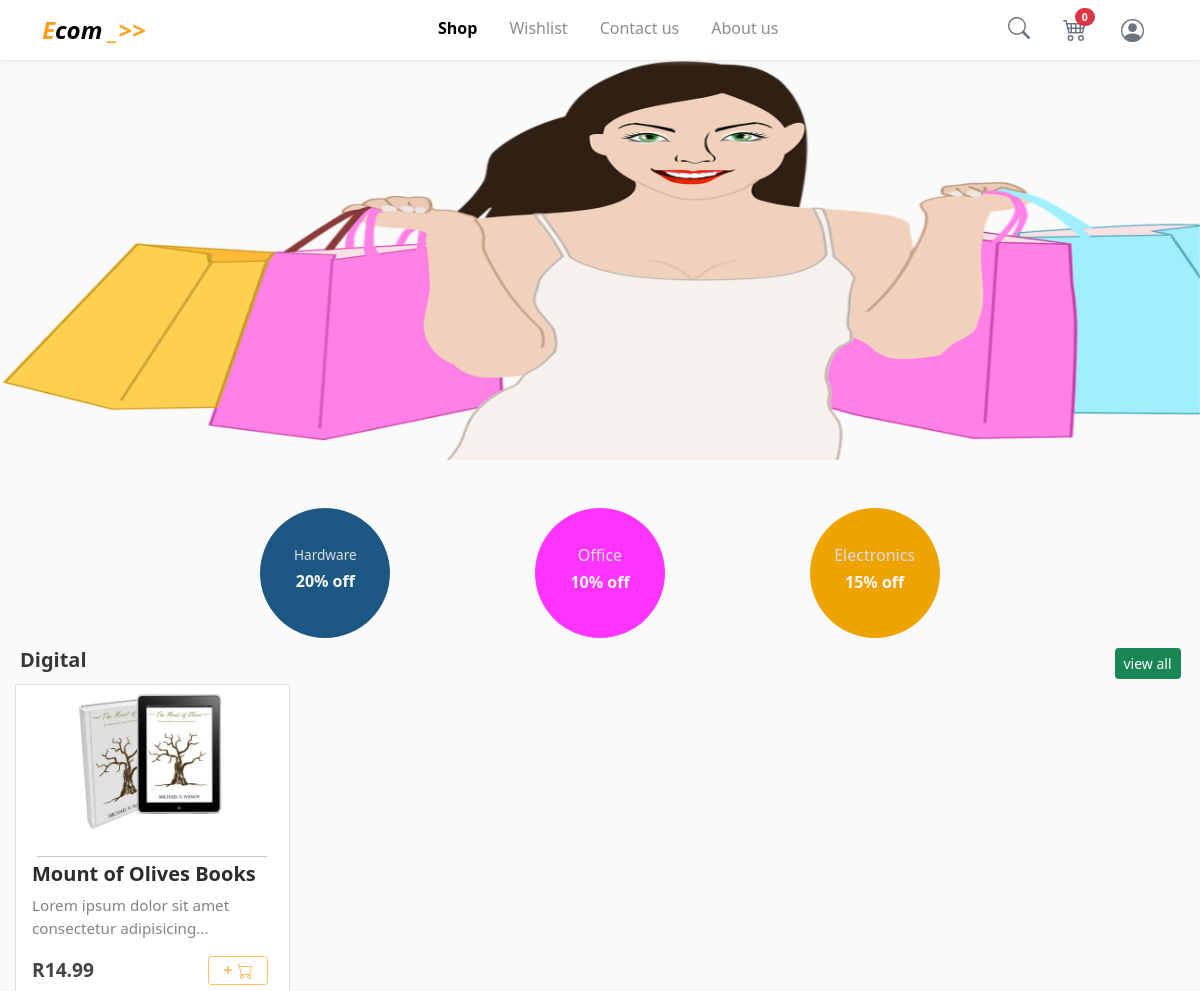
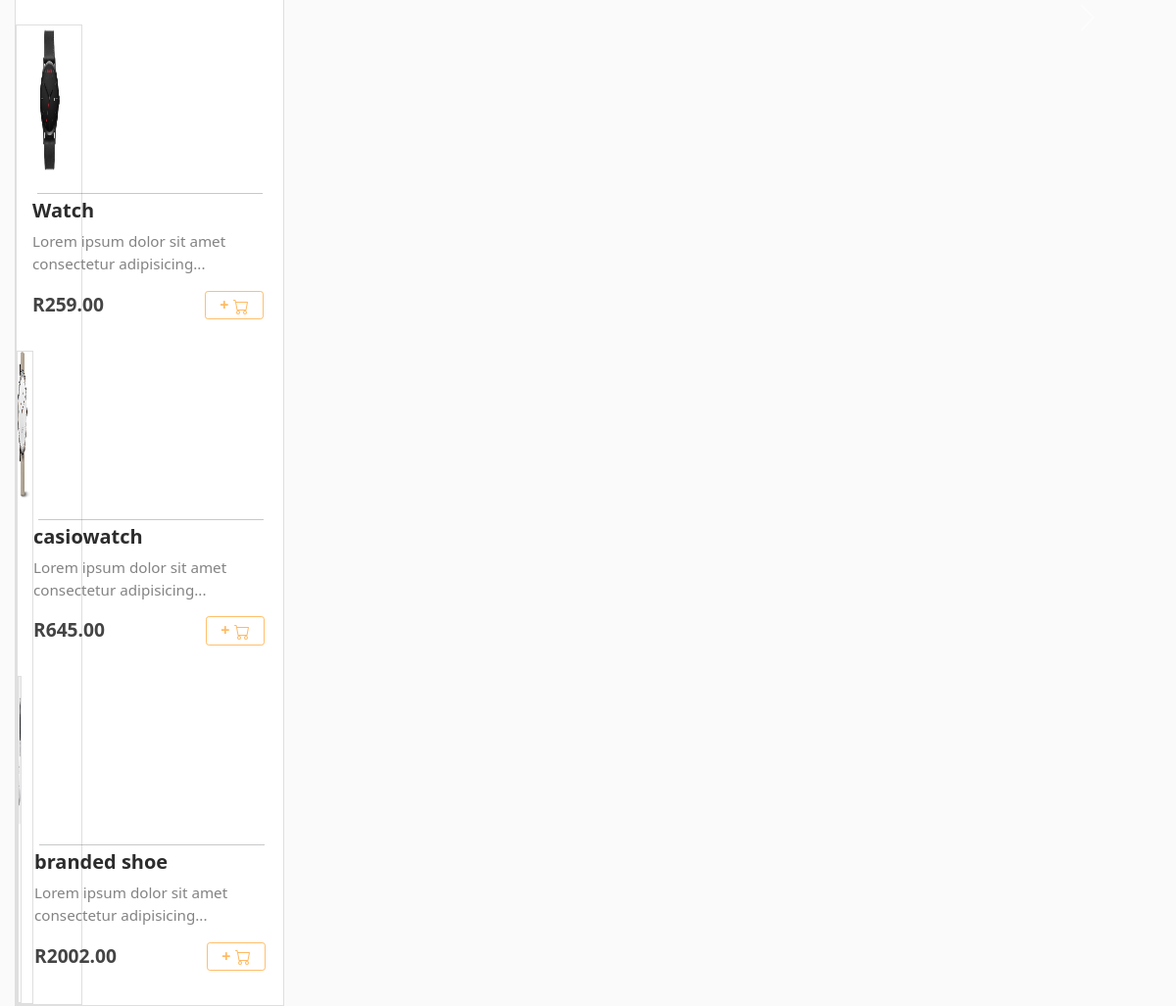
The page / on the database its author committed (2 pictures, top to bottom).
### shop/models.py (models this page shows, shortened)
class Headline(models.Model):
    title = models.CharField(max_length=200)
    image = models.ImageField(null=True,blank=True)

class Category(models.Model):
    category_name = models.CharField(max_length=150)

class Product(models.Model):
    image = models.ImageField(null=True, blank=True)
    name = models.CharField(max_length = 200, null = True )
    price = models.FloatField()
    description = models.TextField( default="product description not provided")
    category = models.ForeignKey(Category,on_delete=models.CASCADE, null =True , blank =True)
    digital = models.BooleanField(default = False ,null =True , blank =False)
    featured = models.BooleanField(default=False)
    @property
    def imageURL(self):
        try:
            url = self.image.url
        except:
            url = ''
        return url

### shop/views.py (the view)
# urls.py: path('',include('shop.urls')),
def shop(request):
    categories = Category.objects.all()
    if request.user.is_authenticated:  #if user has logged in ...!
        ads = Headline.objects.all()
        customer = request.user.customer
        order , created = Order.objects.get_or_create(customer = customer, complete = False)
        items = order.orderitem_set.all()  # I HAVE SEEN THIS NOTATION SEVERAL TIMES
        cartItems = order.get_cart_items
    else:
        ads = Headline.objects.all()
        items = []
        order = {'get_cart_total': 0, 'get_cart_items':0 , 'shipping' : False}
        cartItems =order['get_cart_items']
    products = Product.objects.all()
    context ={'products':products , 'cartItems':cartItems,"ads":ads, "categories":categories }
    return render(request, 'shop/shop.html', context)

### shop/context_processors.py (called while the page is built)
def cartItems(request):
    if request.user.is_authenticated:
        customer = request.user.customer
        order , created = Order.objects.get_or_create(customer = customer, complete = False)
        cartItems = order.get_cart_items
        return {"cartItems":cartItems}
    else:
        return {}

### shop/templates/shop/shop.html (shortened to what this page needs)
{% extends 'shop/main.html' %}
{% load static %}
{% load bootstrap5 %}
{% block content %}
<div id="carouselExampleControls" class="carousel slide" data-bs-ride="carousel">
    <div class="carousel-inner">
        {% for i in ads %}
        {%  if forloop.first %}
        <div class="carousel-item active">
            {%  else %}
            <div class="carousel-item">
            {% endif  %}
            <img id="carousel-image" style="height: 400px;"  src="{{i.image.url}}" class="d-block w-100" alt="...">
            </div>
        {% endfor %}
        </div>
    </div>
    <button class="carousel-control-prev" type="button" data-bs-target="#carouselExampleControls" data-bs-slide="prev">
      <span class="carousel-control-prev-icon" aria-hidden="true"></span>
    </button>
    <button class="carousel-control-next" type="button" data-bs-target="#carouselExampleControls" data-bs-slide="next">
      <span class="carousel-control-next-icon" aria-hidden="true"></span>
    </button>
<br>
<br>
<center>
<div class="col-12 col-md-8">
    <div class="row">
        <div class="col-4">
            <div  id="categories" class="d-flex align-items-center justify-content-center"  style="height: 130px;width:130px;background-color: #1c5883;border-radius: 50%;">
                <div >
                    <h6 style="color:#dddddd;font-size: 0.85rem;" > Hardware  </h6>
                    <h6 style="color:#f5f5f5;font-weight: 600;" >  20% off  </h6>
                </div>
            </div>
        </div>
        <div class="col-4">
            <div  id="categories" class="d-flex align-items-center justify-content-center"  style="height: 130px;width:130px;background-color: #ff35ff;border-radius: 50%;">
                <div >
                    <h6 style="color:#dddddd" > Office  </h6>
                    <h6 style="color:#f5f5f5;font-weight: 600;" >  10% off  </h6>
                </div>
            </div>
        </div>
        <div class="col-4">
            <div  id="categories" class="d-flex align-items-center justify-content-center"  style="height: 130px;width:130px;background-color: #efa300;border-radius: 50%;">
                <div >
                    <h6 style="color:#dddddd" > Electronics  </h6>
                    <h6 style="color:#f5f5f5;font-weight: 600;" >  15% off  </h6>
                </div>
            </div>
        </div>
    </div>
</div>
</center>
<div id="container" style="margin: 0 15px 0 15px ;" >
        {% for i in categories %}
        <div  class="row"  >
            <div class="col-8  col-sm-10 col-lg-11 ">
                 <h5 style="margin:10px 0px 5px 5px;" > <strong>  {{i.category_name|title}} </strong> </h5>
            </div>
            <div class="col-4  col-sm-2 col-lg-1 ">
                 <a style="margin:10px 0px 5px 5px;" class="btn btn-success btn-sm" href="{% url 'shop:viewCategory' i.id %}">  view all  </a>
            </div>
         </div>
        <div class="d-none d-lg-block">
            <div  class="row ">
                {%  for product in i.product_set.all %}
                {% if forloop.counter <= 4 %}
                <div style="border-radius: 0px;"  class="col-3">
                    <div  style="border-radius: 0px;" class="card">
                        <img id="product-img" class = "img-fluid" src = "{{ product.imageURL }}">
                        <div style="width:17rem" class="card-body">
                            <hr style="margin: 5px;">
                            <div   id="title-wrapper">
                                <h5 id="product-title"   style="color:#2c2c2c"><strong> {{product.name}} </strong></h5>
                            </div>
                            <p class="d-none d-md-block" style="color:#838383;font-size:0.95rem">Lorem ipsum dolor sit amet consectetur adipisicing...</p>
                            <div class="d-none d-sm-block">
                                <div class="row">
                                    <div class="col-7 col-sm-8">
                                        <p id="product-price"  style = "font-size: 1.2rem;font-weight: 600;color:#444444">R{{product.price|floatformat:2}}</p>
                                    </div>
                                    <div class="col-5 col-sm-4">
                                        {% if user.is_authenticated %}
                                        <button style="width: 60px;border: 1px #ffba61 solid"  data-product ={{product.id}} data-action="add" class ="btn btn-outline-secondary  update-cart btn-sm ">
                                            <h6 style="font-weight: 600;font-size: 1rem;margin: 0px;color: #ffba61;">
                                            +   <svg xmlns="http://www.w3.org/2000/svg" width="16" height="16" fill="currentColor" class="bi bi-cart" viewBox="0 0 16 16">
                                                <path d="M0 1.5A.5.5 0 0 1 .5 1H2a.5.5 0 0 1 .485.379L2.89 3H14.5a.5.5 0 0 1 .491.592l-1.5 8A.5.5 0 0 1 13 12H4a.5.5 0 0 1-.491-.408L2.01 3.607 1.61 2H.5a.5.5 0 0 1-.5-.5zM3.102 4l1.313 7h8.17l1.313-7H3.102zM5 12a2 2 0 1 0 0 4 2 2 0 0 0 0-4zm7 0a2 2 0 1 0 0 4 2 2 0 0 0 0-4zm-7 1a1 1 0 1 1 0 2 1 1 0 0 1 0-2zm7 0a1 1 0 1 1 0 2 1 1 0 0 1 0-2z"/>
                                            </svg>
                                            </h6>
                                        </button>
                                        {% else %}
                                        <button style="width: 60px;border: 1px #ff9f20a9 solid" data-bs-toggle="modal" data-bs-target="#exampleModal" class ="btn btn-outline-secondary add-btn btn-sm">
                                            <h6 style="font-weight: 600;font-size: 1rem;margin: 0px;color: #ffba61;">
                                                +
                                                </h6>
                                        </button
                                        {% endif %}
                                    </div>
                                </div>
                            </div>
                    </div>
                </div>
                {% endif %}
                {% endfor %}
        </div>
</div>
{% endfor  %}
{% endblock content %}

### shop/static/css/main.css (style rules this page uses)
body { background-color: hsl(0, 0%, 98%); }
#product-img { height: 150px; }
h1,h2,h3,h4,h5,h6 { color:hsl(0, 0%, 22%); }

### rows shown on the page
Headline: image (picture)
Category: category_name "Digital"
Product: imageURL (picture), name "Mount of Olives Books", price "14.99"
Product: imageURL (picture), name "Watch", price "259.00"
Product: imageURL (picture), name "casiowatch", price "645.00"
Product: name "branded shoe", price "2002.00"

### other values the page prints
{{ cartItems|default:0 }} "0"
